Frame 1 (no input): blank canvas, image omitted
Frame 60 (the mouse pressed at the canvas centre just before this capture): blank canvas, image omitted
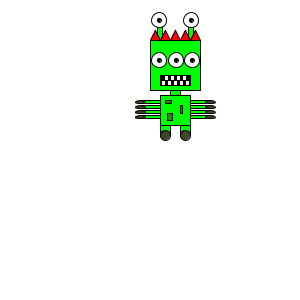
Frame 120 (the mouse held since frame 60 and released just before this capture)

The Processing sketch whose frames 1 and 60 were blank and that drew this single picture after the mouse press (run headless with seeded random() and noise(); from frame 60 on, the mouse is pressed at the canvas centre):

// Processing sketch: processing_122865
// ── processing_122865.pde

void setup(){
  size(300,300);
}

void draw(){
background(255);

/* Body */
  fill(0,255,0);
  
/* Armen*/
    /*Rechts*/
rect(mouseX+40,mouseY-35,20,3);
rect(mouseX+40,mouseY-40,20,3);
rect(mouseX+40,mouseY-45,20,3);
rect(mouseX+40,mouseY-50,20,3);
  /*Links*/
rect(mouseX-10,mouseY-35,20,3);
rect(mouseX-10,mouseY-40,20,3);
rect(mouseX-10,mouseY-45,20,3);
rect(mouseX-10,mouseY-50,20,3);

/*Benen*/
rect(mouseX+30,mouseY-25,10,10);
rect(mouseX+10,mouseY-25,10,10);



/*Ext ogen stokken*/
  fill(0,255,0);
rect(mouseX+7,mouseY-130,5,20);
rect(mouseX+38,mouseY-130,5,20);

/*Lichaam*/
rect(mouseX+20,mouseY-60,10,10);

/*Hoofd*/
rect(mouseX,mouseY-110,50,50);
rect(mouseX+10,mouseY-55,30,30);

/*voeten*/
fill(58,72,38);
ellipse(mouseX+35,mouseY-15,10,10);
ellipse(mouseX+15,mouseY-15,10,10);

/* Handen */
  /*Links*/
ellipse(mouseX-10,mouseY-48,10,3);
ellipse(mouseX-10,mouseY-43,10,3);
ellipse(mouseX-10,mouseY-38,10,3);
ellipse(mouseX-10,mouseY-33,10,3);
  /*Rechts*/
ellipse(mouseX+60,mouseY-48,10,3);
ellipse(mouseX+60,mouseY-43,10,3);
ellipse(mouseX+60,mouseY-38,10,3);
ellipse(mouseX+60,mouseY-33,10,3);


/*eyes*/
fill(255);
ellipse(mouseX+9,mouseY-90,15,15);
ellipse(mouseX+42,mouseY-90,15,15);
ellipse(mouseX+26,mouseY-90,15,15);
/* Ext ogen */
ellipse(mouseX+9,mouseY-130,15,15);
ellipse(mouseX+41,mouseY-130,15,15);

fill(0);
ellipse(mouseX+9,mouseY-90,4,4);
ellipse(mouseX+42,mouseY-90,4,4);
ellipse(mouseX+26,mouseY-90,4,4);
/* Ext ogen */
ellipse(mouseX+9,mouseY-130,4,4);
ellipse(mouseX+41,mouseY-130,4,4);

/* Driekhoeken*/
fill(255,0,0);
triangle(mouseX,mouseY-110, mouseX+5,mouseY-120, mouseX+10, mouseY-110);
triangle(mouseX+40,mouseY-110,mouseX+45,mouseY-120,mouseX+50,mouseY-110);
triangle(mouseX+10,mouseY-110, mouseX+15,mouseY-120, mouseX+20, mouseY-110);
triangle(mouseX+20,mouseY-110, mouseX+25,mouseY-120, mouseX+30, mouseY-110);
triangle(mouseX+30,mouseY-110, mouseX+35,mouseY-120, mouseX+40, mouseY-110);


/*mond*/
fill(0);
rect(mouseX+10,mouseY-75,30,10);
fill(255);
rect(mouseX+14,mouseY-75,4,5);
rect(mouseX+20,mouseY-75,4,5);
rect(mouseX+26,mouseY-75,4,5);
rect(mouseX+32,mouseY-75,4,5);
rect(mouseX+11,mouseY-70,4,5);
rect(mouseX+17,mouseY-70,4,5);
rect(mouseX+23,mouseY-70,4,5);
rect(mouseX+29,mouseY-70,4,5);
rect(mouseX+35,mouseY-70,4,5);

/*Lichaam invulling*/
fill(39,139,10);
rect(mouseX+15,mouseY-50,6,3);
rect(mouseX+30,mouseY-45,2,8);
rect(mouseX+17,mouseY-37,5,7);


}
